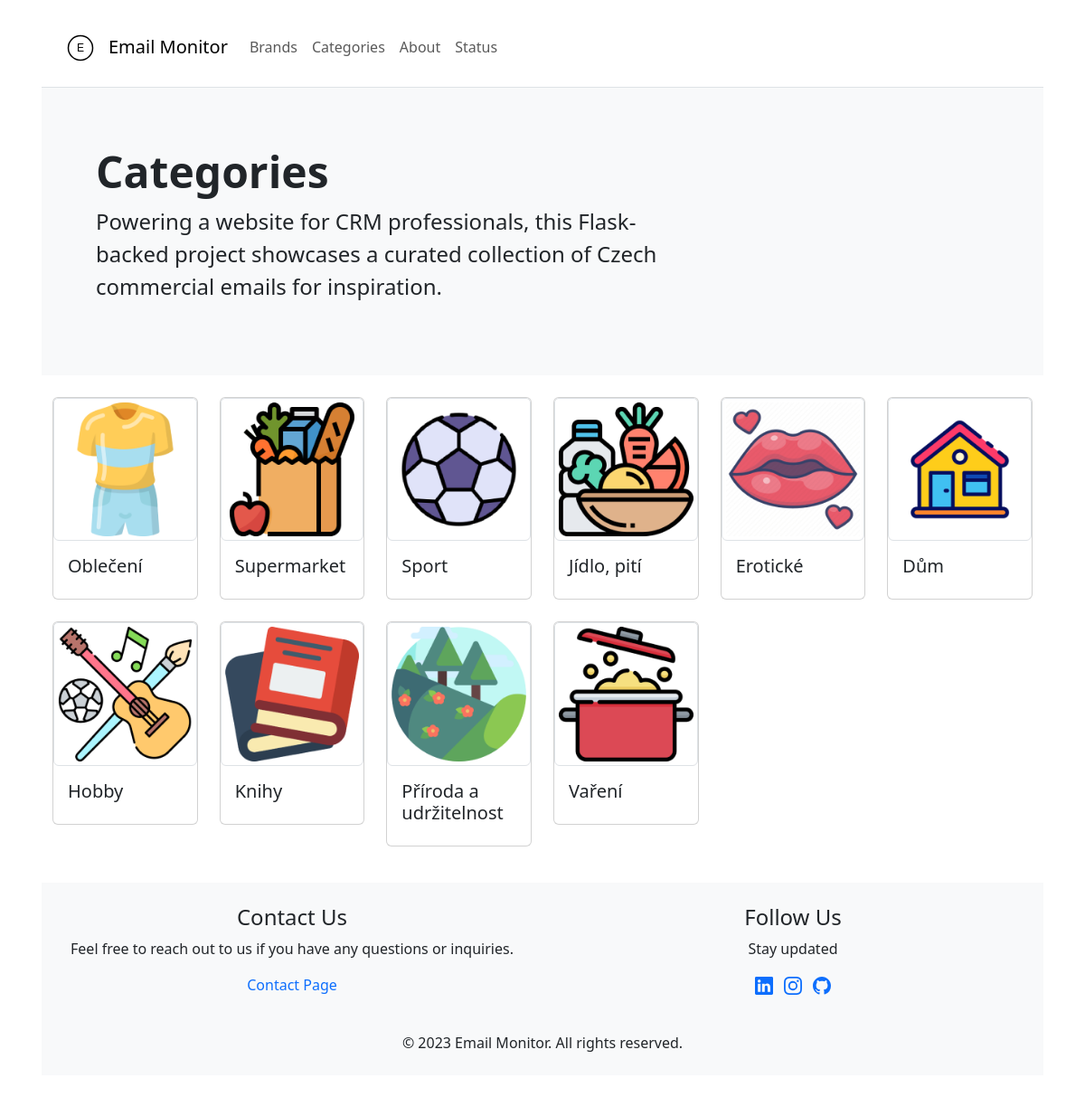
The page /categories on the database its author committed.
### tables this page shows
CREATE TABLE categories (
category_id INTEGER PRIMARY KEY,
name TEXT NOT NULL,
email_count INTEGER DEFAULT 0
);

### app.py (the view)
@app.route("/categories")
def categories():
    con = sqlite3.connect("emails.db")
    cur = con.cursor()
    cur.execute("SELECT category_id, name FROM categories WHERE email_count > 0")
    categories_all = cur.fetchall()
    rows = 1
    counter = 0
    n = len(categories_all)
    while (n % 6) == 0:
        n //= 6
        counter += 1
    if counter > 1:
        rows = rows + counter - 1
    print(rows)
    con.close()
    return render_template("categories.html", categories = categories_all, counter = rows)

### templates/categories.html (shortened to what this page needs)
{% extends "layout.html" %}
{% block main %}
<div class="p-5 mb-4 bg-light">
  <div class="container py-3">
    <h1 class="display-5 fw-bold">Categories</h1>
    <p class="col-md-8 fs-4">Powering a website for CRM professionals, this Flask-backed project showcases a curated
      collection of Czech commercial emails for inspiration.</p>
  </div>
</div>
<div class="row justify-content-center align-items-center my-3">
  {% for i in range(counter) %}
  <div class="row">
    {% for category_id, name in categories %}
      <div class="col-sm-2 mb-4">
        <a class="link-offset-1 link-underline link-underline-opacity-0" href="{{ url_for('brands', category = category_id) }}">
          <div class="card">
            <img src="static/categories/{{ category_id }}.png" class="card-img-top img-thumbnail" alt="{{ name }}">
            <div class="card-body">
              <h5 class="card-title">{{ name }}</h5>
            </div>
          </div>
        </a>
      </div>
    {% endfor %}
  </div>
  {% endfor %}
</div>
{% endblock %}

### rows shown on the page
categories: shows a picture, name "Oblečení"
categories: shows a picture, name "Supermarket"
categories: shows a picture, name "Sport"
categories: shows a picture, name "Jídlo, pití"
categories: shows a picture, name "Erotické"
categories: shows a picture, name "Dům"
categories: shows a picture, name "Hobby"
categories: shows a picture, name "Knihy"
categories: shows a picture, name "Příroda a udržitelnost"
categories: shows a picture, name "Vaření"
